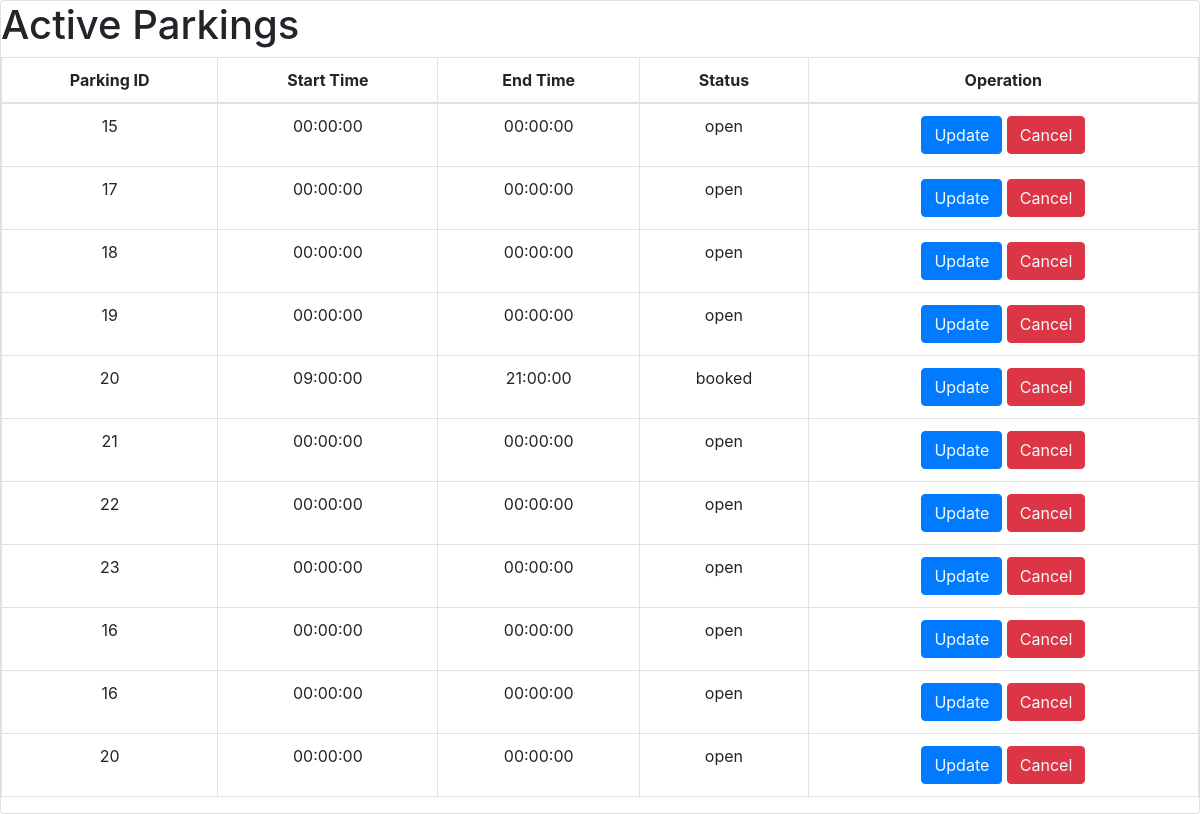
The app's page /PHP/active.php, older data.
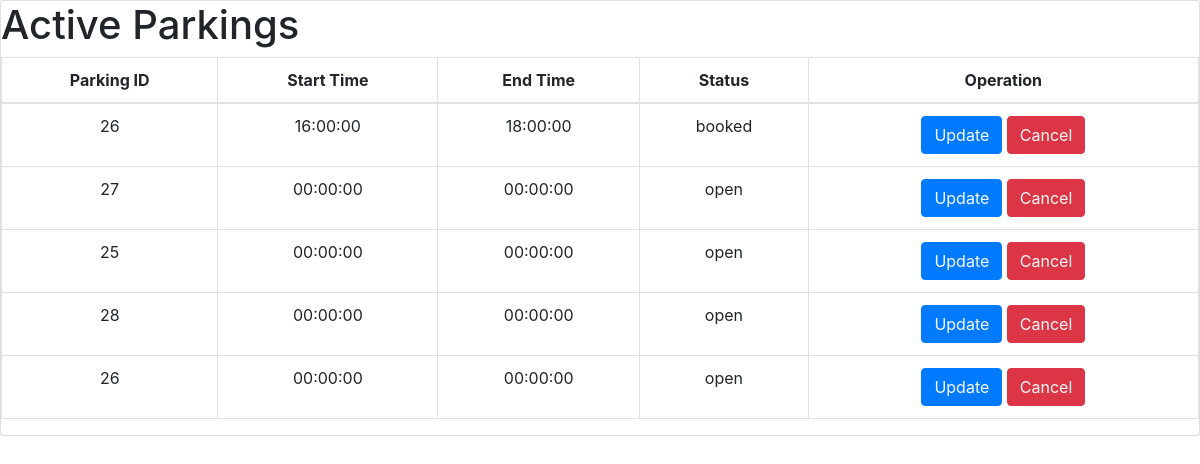
The same page, newer data.
### tables this page shows
CREATE TABLE `activeparking` (
  `PID` int(11) NOT NULL,
  `Timestart` time NOT NULL,
  `Timeend` time NOT NULL,
  `Status` varchar(10) NOT NULL
);

### PHP/active.php (the view, shortened to what this page needs)
<link rel="stylesheet" href="https://cdn.jsdelivr.net/npm/bootstrap@4.1.3/dist/css/bootstrap.min.css" />
<div class="card">
    <?php
    require_once "connect.php";
    $query = "select * from activeparking";
    $result = mysqli_query($conn, $query);
    ?>
    <h1>Active Parkings</h1>
    <table class="table table-bordered text-center w-100">
        <thead>
            <tr>
                <th>Parking ID</th>
                <th>Start Time</th>
                <th>End Time</th>
                <th>Status</th>
                <th>Operation</th>
            </tr>
        </thead>
        <tbody id="showdata">
            <tr>
                <?php
                if ($result) {
                    while ($row = mysqli_fetch_assoc($result)) {
                        $pid = $row['PID'];
                ?>
                        <td><?php echo $row['PID']; ?></td>
                        <td><?php echo $row['Timestart']; ?></td>
                        <td><?php echo $row['Timeend']; ?></td>
                        <td><?php echo $row['Status']; ?></td>
                        <?php
                        echo
                        '<td>
                        <button class="btn btn-primary"><a href="updateactive.php?updateid=' . $pid . '" class="text-light">Update</a></button>
                        <button class="btn btn-danger"><a href="cancel.php?cancelid=' . $pid . '" class="text-light">Cancel</a></button>
                        </td>'
                        ?>
            </tr>
    <?php
                    }
                } else {
                    echo 'No Data to show';
                }
    ?>
        </tbody>
    </table>
</div>

Row changes from the older to the newer data that the page shows:
removed activeparking: PID "15", Timestart "00:00:00", Timeend "00:00:00", Status "open"
removed activeparking: PID "17", Timestart "00:00:00", Timeend "00:00:00", Status "open"
removed activeparking: PID "18", Timestart "00:00:00", Timeend "00:00:00", Status "open"
removed activeparking: PID "19", Timestart "00:00:00", Timeend "00:00:00", Status "open"
removed activeparking: PID "20", Timestart "09:00:00", Timeend "21:00:00", Status "booked"
removed activeparking: PID "21", Timestart "00:00:00", Timeend "00:00:00", Status "open"
removed activeparking: PID "22", Timestart "00:00:00", Timeend "00:00:00", Status "open"
removed activeparking: PID "23", Timestart "00:00:00", Timeend "00:00:00", Status "open"
removed activeparking: PID "16", Timestart "00:00:00", Timeend "00:00:00", Status "open"
removed activeparking: PID "16", Timestart "00:00:00", Timeend "00:00:00", Status "open"
removed activeparking: PID "20", Timestart "00:00:00", Timeend "00:00:00", Status "open"
added activeparking: PID "26", Timestart "16:00:00", Timeend "18:00:00", Status "booked"
added activeparking: PID "27", Timestart "00:00:00", Timeend "00:00:00", Status "open"
added activeparking: PID "25", Timestart "00:00:00", Timeend "00:00:00", Status "open"
added activeparking: PID "28", Timestart "00:00:00", Timeend "00:00:00", Status "open"
added activeparking: PID "26", Timestart "00:00:00", Timeend "00:00:00", Status "open"
